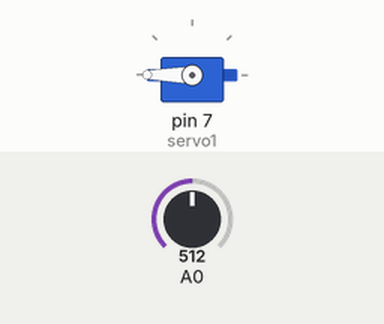
A sketch run on a simulated Arduino Uno, built with avr-gcc and run on an emulated ATmega328P. Shown: servo. Inputs (shaded band) come from the test bench; at power-on: A0 = 512.

Above: at 1.2 s.
1.3 s: A0 set to 306
At 2.5 s:
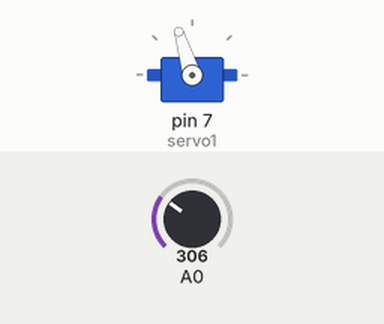
2.8 s: A0 set to 122
At 3.9 s:
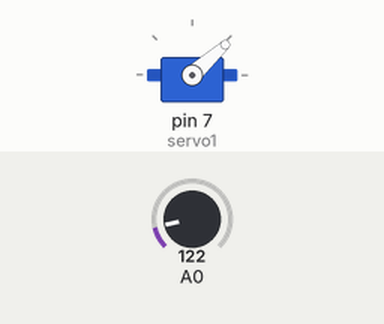
4.3 s: A0 set to 0
At 5.0 s:
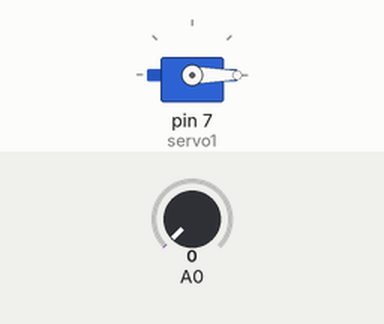
5.8 s: A0 set to 511
At 6.1 s:
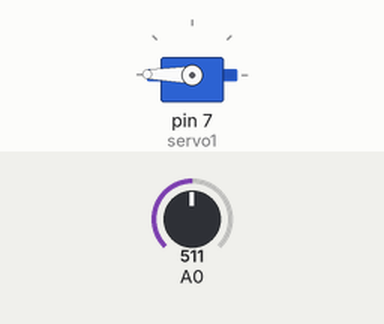
7.3 s: A0 set to 716
At 8.5 s:
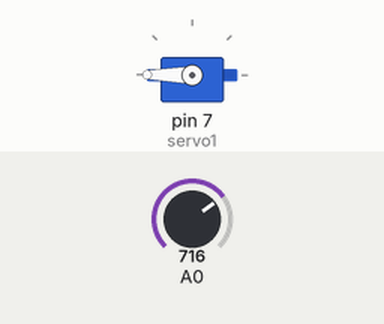
Timing chart, 0 to 9.8 s (numbered marks = the images above; inputs shaded):
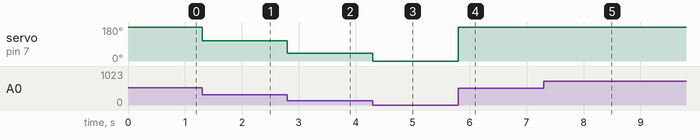

The sketch:

ServoMoterForDoor.ino
```cpp
#include <Servo.h>

Servo servo1;
int val;    // variable to read the value from the analog pin

void setup() {
  servo1.attach(7, 0, 180);


}
void loop() {

  val = analogRead(0);            // reads the value of the potentiometer (value between 0 and 1023)
  val = map(val, 0, 1023, 0, 360);     // scale it to use it with the servo (value between 0 and 180)
  servo1.write(val);


}
```

Measured:
- after the input at 1.3 s, servo on pin 7 (servo1): 180° → 107° at once
- after the input at 2.8 s, servo on pin 7 (servo1): 107° → 42° at once
- after the input at 4.3 s, servo on pin 7 (servo1): 42° → 0° at once
- after the input at 5.8 s, servo on pin 7 (servo1): 0° → 179° at once
- after the input at 7.3 s, servo on pin 7 (servo1): 179° → 180° at once
